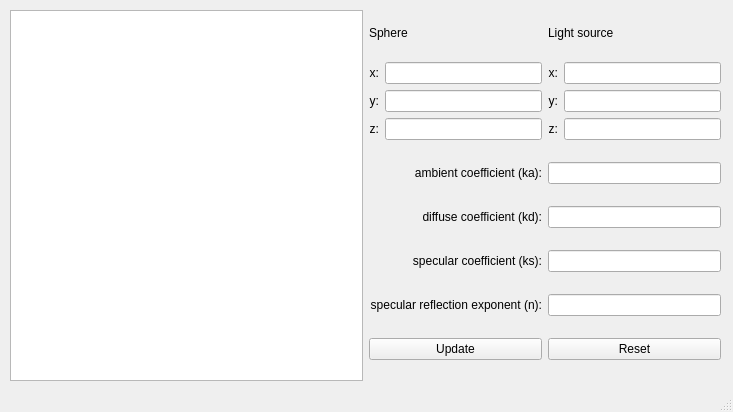
<?xml version="1.0" encoding="UTF-8"?>
<ui version="4.0">
 <class>MainWindow</class>
 <widget class="QMainWindow" name="MainWindow">
  <property name="geometry">
   <rect>
    <x>0</x>
    <y>0</y>
    <width>733</width>
    <height>412</height>
   </rect>
  </property>
  <property name="sizePolicy">
   <sizepolicy hsizetype="Fixed" vsizetype="Fixed">
    <horstretch>0</horstretch>
    <verstretch>0</verstretch>
   </sizepolicy>
  </property>
  <property name="windowTitle">
   <string>Shading</string>
  </property>
  <widget class="QWidget" name="centralwidget">
   <widget class="QWidget" name="horizontalLayoutWidget">
    <property name="geometry">
     <rect>
      <x>10</x>
      <y>10</y>
      <width>711</width>
      <height>371</height>
     </rect>
    </property>
    <layout class="QHBoxLayout" name="horizontalLayout">
     <item>
      <widget class="QGraphicsView" name="graphicsView"/>
     </item>
     <item>
      <layout class="QGridLayout" name="gridLayout">
       <item row="5" column="0">
        <widget class="QLabel" name="label_n">
         <property name="text">
          <string>specular reflection exponent (n):</string>
         </property>
         <property name="alignment">
          <set>Qt::AlignRight|Qt::AlignTrailing|Qt::AlignVCenter</set>
         </property>
        </widget>
       </item>
       <item row="0" column="2">
        <widget class="QLabel" name="label_lightsource">
         <property name="sizePolicy">
          <sizepolicy hsizetype="Preferred" vsizetype="Fixed">
           <horstretch>0</horstretch>
           <verstretch>0</verstretch>
          </sizepolicy>
         </property>
         <property name="text">
          <string>Light source</string>
         </property>
        </widget>
       </item>
       <item row="1" column="2">
        <layout class="QGridLayout" name="gridLayout_5">
         <item row="0" column="0">
          <widget class="QLabel" name="label_x_ls">
           <property name="text">
            <string>x:</string>
           </property>
           <property name="alignment">
            <set>Qt::AlignRight|Qt::AlignTrailing|Qt::AlignVCenter</set>
           </property>
          </widget>
         </item>
         <item row="0" column="1">
          <widget class="QLineEdit" name="lineEdit_x_ls"/>
         </item>
         <item row="1" column="0">
          <widget class="QLabel" name="label_y_ls">
           <property name="text">
            <string>y:</string>
           </property>
           <property name="alignment">
            <set>Qt::AlignRight|Qt::AlignTrailing|Qt::AlignVCenter</set>
           </property>
          </widget>
         </item>
         <item row="1" column="1">
          <widget class="QLineEdit" name="lineEdit_y_ls"/>
         </item>
         <item row="2" column="0">
          <widget class="QLabel" name="label_z_ls">
           <property name="text">
            <string>z:</string>
           </property>
           <property name="alignment">
            <set>Qt::AlignRight|Qt::AlignTrailing|Qt::AlignVCenter</set>
           </property>
          </widget>
         </item>
         <item row="2" column="1">
          <widget class="QLineEdit" name="lineEdit_z_ls"/>
         </item>
        </layout>
       </item>
       <item row="2" column="2">
        <widget class="QLineEdit" name="lineEdit_ka"/>
       </item>
       <item row="3" column="2">
        <widget class="QLineEdit" name="lineEdit_kd"/>
       </item>
       <item row="4" column="2">
        <widget class="QLineEdit" name="lineEdit_ks"/>
       </item>
       <item row="0" column="0">
        <widget class="QLabel" name="label_sphere">
         <property name="sizePolicy">
          <sizepolicy hsizetype="Preferred" vsizetype="Fixed">
           <horstretch>0</horstretch>
           <verstretch>0</verstretch>
          </sizepolicy>
         </property>
         <property name="text">
          <string>Sphere</string>
         </property>
        </widget>
       </item>
       <item row="4" column="0">
        <widget class="QLabel" name="label_ks">
         <property name="text">
          <string>specular coefficient (ks):</string>
         </property>
         <property name="alignment">
          <set>Qt::AlignRight|Qt::AlignTrailing|Qt::AlignVCenter</set>
         </property>
        </widget>
       </item>
       <item row="1" column="0">
        <layout class="QGridLayout" name="gridLayout_4">
         <item row="0" column="1">
          <widget class="QLineEdit" name="lineEdit_x_sphere"/>
         </item>
         <item row="1" column="1">
          <widget class="QLineEdit" name="lineEdit_y_sphere"/>
         </item>
         <item row="2" column="0">
          <widget class="QLabel" name="label_z_sphere">
           <property name="text">
            <string>z:</string>
           </property>
           <property name="alignment">
            <set>Qt::AlignRight|Qt::AlignTrailing|Qt::AlignVCenter</set>
           </property>
          </widget>
         </item>
         <item row="0" column="0">
          <widget class="QLabel" name="label_x_sphere">
           <property name="text">
            <string>x:</string>
           </property>
           <property name="alignment">
            <set>Qt::AlignRight|Qt::AlignTrailing|Qt::AlignVCenter</set>
           </property>
          </widget>
         </item>
         <item row="2" column="1">
          <widget class="QLineEdit" name="lineEdit_z_sphere"/>
         </item>
         <item row="1" column="0">
          <widget class="QLabel" name="label_y_sphere">
           <property name="text">
            <string>y:</string>
           </property>
           <property name="alignment">
            <set>Qt::AlignRight|Qt::AlignTrailing|Qt::AlignVCenter</set>
           </property>
          </widget>
         </item>
        </layout>
       </item>
       <item row="2" column="0">
        <widget class="QLabel" name="label_ka">
         <property name="text">
          <string>ambient coefficient (ka):</string>
         </property>
         <property name="alignment">
          <set>Qt::AlignRight|Qt::AlignTrailing|Qt::AlignVCenter</set>
         </property>
        </widget>
       </item>
       <item row="5" column="2">
        <widget class="QLineEdit" name="lineEdit_n"/>
       </item>
       <item row="3" column="0">
        <widget class="QLabel" name="label_kd">
         <property name="text">
          <string>diffuse coefficient (kd):</string>
         </property>
         <property name="alignment">
          <set>Qt::AlignRight|Qt::AlignTrailing|Qt::AlignVCenter</set>
         </property>
        </widget>
       </item>
       <item row="6" column="0">
        <widget class="QPushButton" name="pushButton_update_3">
         <property name="text">
          <string>Update</string>
         </property>
        </widget>
       </item>
       <item row="6" column="2">
        <widget class="QPushButton" name="pushButton_reset">
         <property name="text">
          <string>Reset</string>
         </property>
        </widget>
       </item>
      </layout>
     </item>
    </layout>
   </widget>
  </widget>
  <widget class="QStatusBar" name="statusbar"/>
 </widget>
 <resources/>
 <connections/>
</ui>
